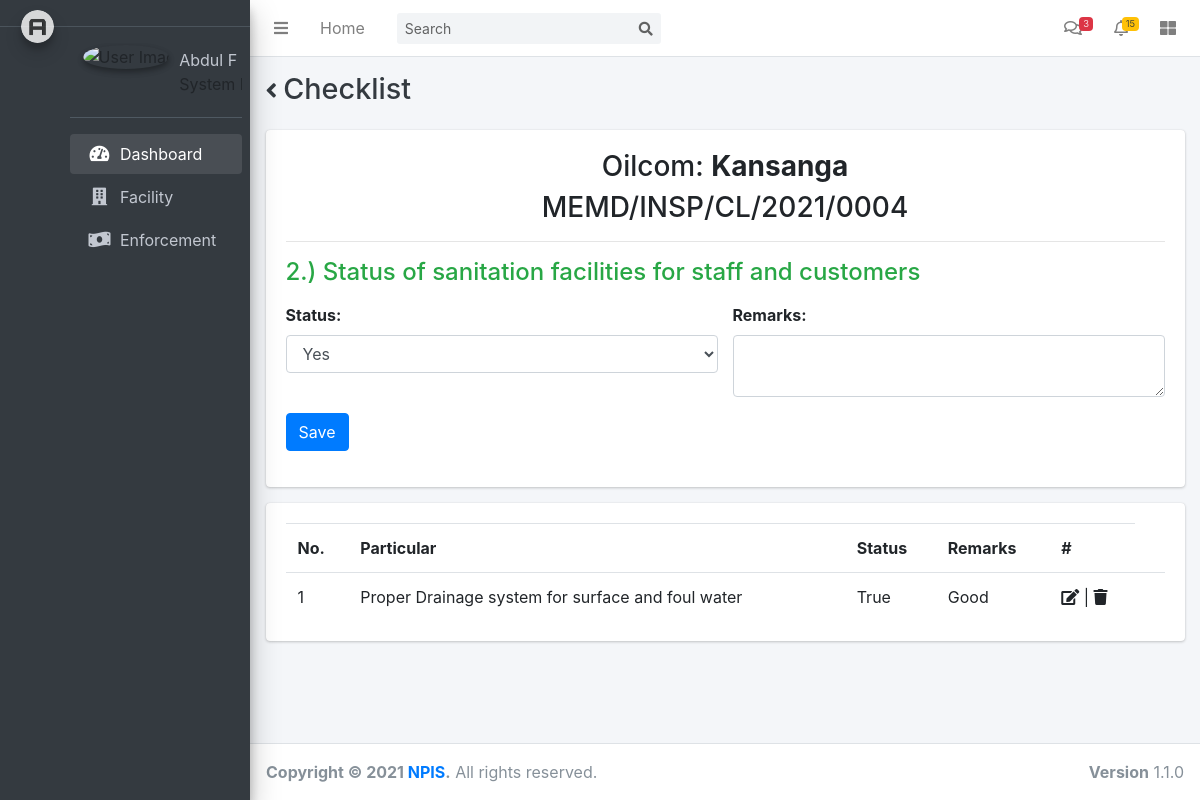
/inspection_checklist/4/, run on the app's committed database.
### app/models/inspection.py (models this page shows, shortened)
class CompanyInspection(models.Model):
    inspection_no = models.CharField(max_length=25)
    inspection_date = models.DateField()
    company = models.ForeignKey(Company, on_delete=models.RESTRICT)
    inspector = models.CharField(max_length=50, verbose_name="Inspected By")
    recommendation = models.TextField()

class InspectionCheckList(models.Model):
    inspection = models.ForeignKey(
        CompanyInspection, on_delete=models.RESTRICT)
    checklist = models.ForeignKey(
        CheckList, verbose_name="Particular", on_delete=models.RESTRICT)
    status = models.BooleanField(default=False)
    remarks = models.TextField(null=True)
    is_responded_to = models.BooleanField(default=False)
    def __str__(self):
        return f'{self.checklist}'

class CheckList(models.Model):
    description = models.TextField()
    def __str__(self):
       return self.description

### app/models/company.py (models this page shows, shortened)
class Company(models.Model):
    FACILTY_TYPE_CHOICES = [
        ('Depot', 'Depot'),
        ('Truck', 'Truck'),
        ('Service', 'Service'),
        ('Filling Station', 'Filling Station')
    ]
    id = models.AutoField(primary_key=True)
    facility_type = models.CharField(max_length=50,choices=FACILTY_TYPE_CHOICES)
    code = models.CharField(max_length=50)
    name = models.CharField(max_length=150)
    registration_no = models.CharField(max_length=50)
    contact_person = models.CharField(max_length=50)
    contact_no = models.CharField(max_length=50)
    email = models.EmailField(max_length=254)
    address = models.CharField(max_length=50)
    region = models.CharField(max_length=200)
    district = models.CharField(max_length=50)
    county = models.CharField(max_length=50)
    sub_county = models.CharField(max_length=50)
    post_code = models.CharField(max_length=50)
    village = models.CharField(max_length=50)
    ownership = models.CharField(max_length=50)
    parish = models.CharField(max_length=50)
    fax = models.CharField(max_length=50)
    tin = models.CharField(max_length=50)
    logo = models.ImageField(upload_to=None, height_field=None, width_field=None, max_length=None,null = True,blank=True)
    distance = models.CharField(verbose_name="Distance from Nearest Licensed Station.",max_length=100, null=True)
    class Meta:
        verbose_name = ("Company")
        verbose_name_plural = ("Companys")
    def __str__(self):
        return self.name

### app/views/inspection_views.py (the view, shortened to what this page needs)
# urls.py: path('inspection_checklist/<int:inspection_id>/', inspection_views.manage_inspection_checklist,
def manage_inspection_checklist(request, inspection_id):
    inspection = inspection_selectors.get_inspection(inspection_id)
    inspection_checklist = inspection_selectors.get_company_inspection_checklist(inspection)
    next_checklist_item = inspection_selectors.get_next_checklist_item(inspection)
    print(inspection_checklist)
    context = {
        'inspection': inspection,
        'checklist_items': inspection_checklist,
        'next_checklist_item': next_checklist_item,
    }
    return render(request, 'inspection/inspection_checklist.html', context)

### app/selectors/inspection_selectors.py (called while the page is built)
def get_inspection(inspection_id):
    return CompanyInspection.objects.get(pk=inspection_id)

def get_company_inspection_checklist(inspection):
    return InspectionCheckList.objects.filter(inspection=inspection, is_responded_to=True)

def get_next_checklist_item(inspection):
    return InspectionCheckList.objects.filter(inspection=inspection, is_responded_to=False).first()

### app/templates/inspection/inspection_checklist.html (shortened to what this page needs)
{% extends '../base.html' %} {% load static %} {% load crispy_forms_tags %} {%load humanize%} {%block page_title%} Checklist {% endblock%} {% block content %}
<div class="container-fluid">
    <div class="row">
        <div class="col-12">
            <div class="card">
                <div class="card-body">
                    <h3 class="text-center">{{inspection.company}}: <b>{{inspection.company.address}}</b></h3>
                    <h3 class="text-center">{{inspection.inspection_no}}</h3>
                    <hr/>
                    {% if next_checklist_item %}
                        <form action="{% url 'inspection_checklist' inspection.id %}" method="post">
                            <div class="form-group">
                                <h4 class="text-success">
                                {{next_checklist_item.checklist.id}}.) {{next_checklist_item}}
                                </h4>
                            </div>
                            <div class="row">
                            <div class="form-group col-6">
                                <label for="remarks">Status:</label>
                                <select name="status" id="" class="form-control">
                                    <option value="True">Yes</option>
                                </select>
                            </div>
                            <div class="form-group col-6">
                                <label for="remarks">Remarks:</label>
                                <textarea name="remarks" id="" class="form-control"></textarea>
                            </div>
                            </div>
                            <div class="form-group">
                            <button type="submit" class="btn btn-primary">Save</button>
                            </div>
                        </form>
                    {% endif %}
                </div>
            </div>
            <div class="card">
                <div class="card-body">
                    <table id="dataTables-example" class="table table-table-striped" data-page-length='100'>
                        <tbody>
                            <tr>
                                <th>No. </th>
                                <th>Particular</th>
                                <th>Status</th>
                                <th>Remarks</th>
                                <th>#</th>
                            </tr>
                            {% for checklist in checklist_items %}
                            <tr>
                                <td>{{checklist.checklist.id}}</td>
                                <td>{{checklist.checklist}}</td>
                                <td>{{checklist.status}}</td>
                                <td>{{checklist.remarks}}</td>
                                <td>
                                    <a href="" style="color:inherit">
                                        <i class="fa fa-edit"></i>
                                    </a> |
                                    <a href="" style="color: inherit">
                                        <i class="fa fa-trash" onclick="return Confirm('Do you want to delete this record?')"></i>
                                    </a>
                                    <td>
                            </tr>
                            {% endfor %}
                        </tbody>
                    </table>
                </div>
            </div>
        </div>
    </div>
</div>
</div>
{% endblock content %}

### data on the page
CompanyInspection: company "Oilcom", company.address "Kansanga", inspection_no "MEMD/INSP/CL/2021/0004"
InspectionCheckList: checklist.id "2", checklist.description "Status of sanitation facilities for staff and customers"
InspectionCheckList: checklist.id "1", checklist "Proper Drainage system for surface and foul water", status "True", remarks "Good"
